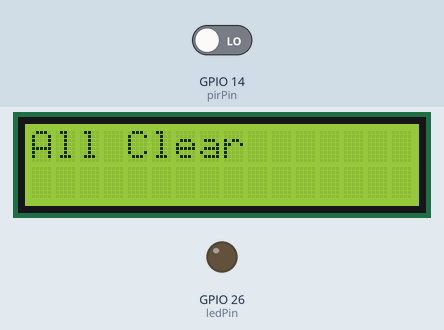
This sketch was run on a simulated ESP32. Shown: 16×2 character LCD, output pins drawn as LEDs (lit = HIGH). The inputs (shaded band) are chosen by the test bench; at power-on: GPIO 14 (pirPin) LOW. What the sketch prints to the serial monitor is not drawn.

Above: at 1.6 s.
1.7 s: GPIO 14 (pirPin) driven HIGH
At 3.9 s:
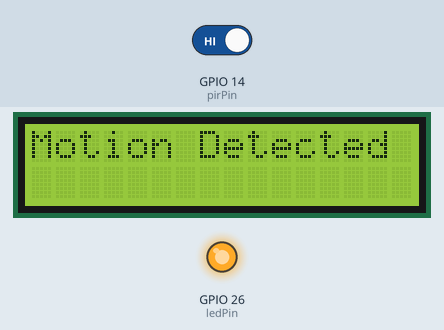
4.6 s: GPIO 14 (pirPin) driven LOW
At 7.6 s:
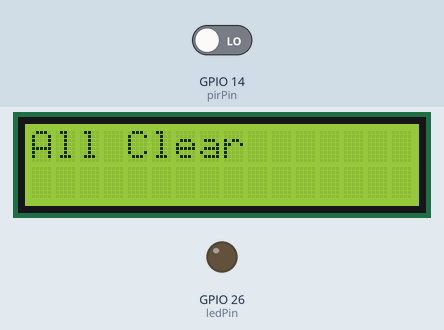
Timing chart, 0 to 9.1 s (numbered marks = the images above; inputs shaded):
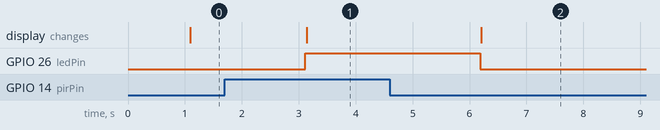

Measured:
- after the input at 1.7 s, GPIO 26 (ledPin): LOW → HIGH after 1.4 s; the display: changes after 1.4 s (image 1)
- after the input at 4.6 s, GPIO 26 (ledPin): HIGH → LOW after 1.6 s; the display: changes after 1.6 s (image 2)

The sketch:

Sunfounder_ESP32_Ex5.5_Modified.ino
```cpp
//TO SIMULATE MOVEMENT IN THIS WOKWI PROJECT, CLICK ON THE PIR SENSOR
//WHILE THE SIMULATION IS RUNNING AND CLICK "SIMULATE MOTION" IN THE POPUP-BOX

#include <LiquidCrystal_I2C.h>

// set pin numbers
const int pirPin = 14;  // the number of the pir pin
const int ledPin = 26;     // LED pin

// variable for storing the pir status
int pirState = 0;

// Initialize the LCD
LiquidCrystal_I2C lcd(0x27, 16, 2);

void setup() {
  Serial.begin(115200);
  // initialize the pir pin as an input
  pinMode(pirPin, INPUT);
  // initialize the LED pin as an output
  pinMode(ledPin, OUTPUT);

  // Start the LCD
  lcd.clear();
  lcd.init();
  lcd.backlight();
}

void loop() {
  // read the state of the pir value
  pirState = digitalRead(pirPin);
  Serial.println(pirState);
  delay(1000);

  // if the pir is pressed, the pirState is HIGH
  if (pirState == HIGH) {
    // turn LED on
    digitalWrite(ledPin, HIGH);
    lcd.setCursor(0, 0);
    lcd.print("Motion Detected          ");

  } else {
    // turn LED off
    digitalWrite(ledPin, LOW);
    lcd.setCursor(0, 0);
    lcd.print("All Clear                ");
  }
}
```
